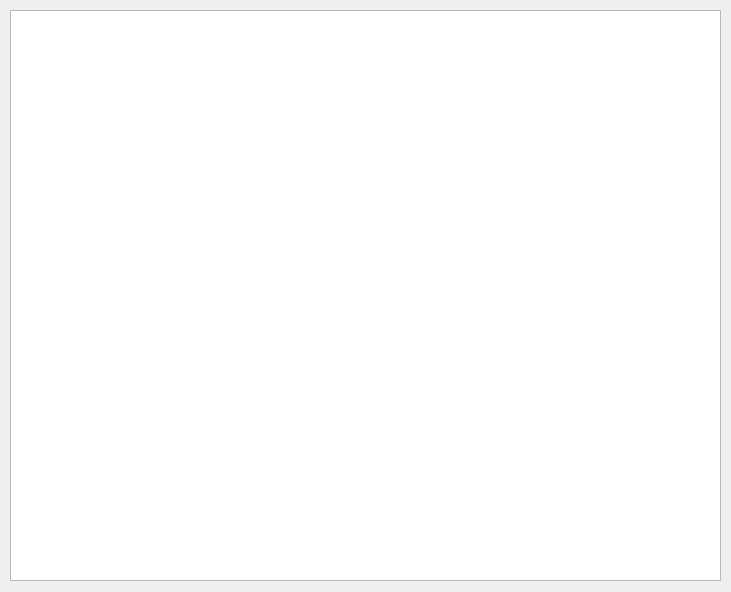
<?xml version="1.0" encoding="UTF-8"?>
<ui version="4.0">
 <class>Form</class>
 <widget class="QWidget" name="Form">
  <property name="geometry">
   <rect>
    <x>0</x>
    <y>0</y>
    <width>731</width>
    <height>592</height>
   </rect>
  </property>
  <property name="windowTitle">
   <string>SDP客户端</string>
  </property>
  <widget class="QTextBrowser" name="brower">
   <property name="geometry">
    <rect>
     <x>10</x>
     <y>10</y>
     <width>711</width>
     <height>571</height>
    </rect>
   </property>
  </widget>
 </widget>
 <resources/>
 <connections/>
</ui>
